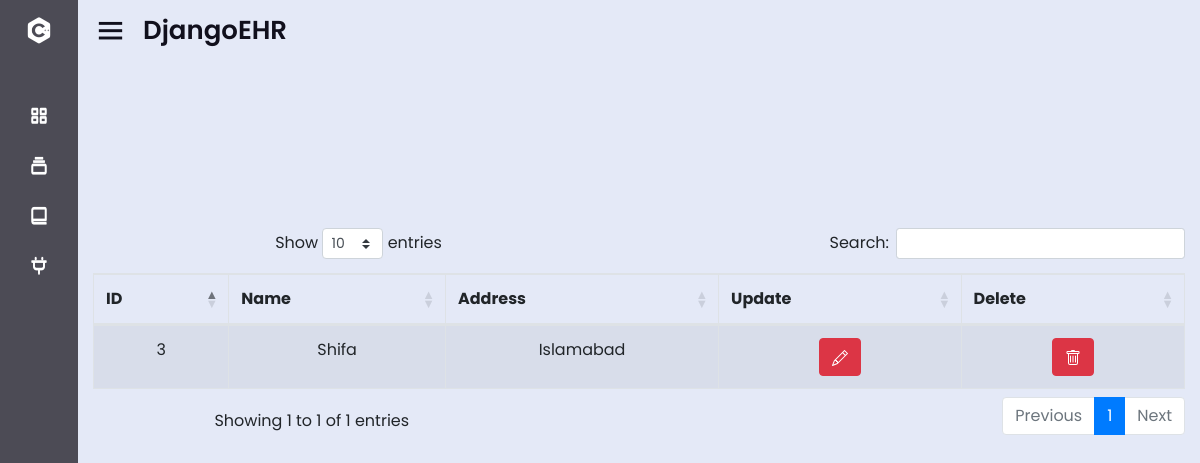
The app's page /hospitallist/, older data.
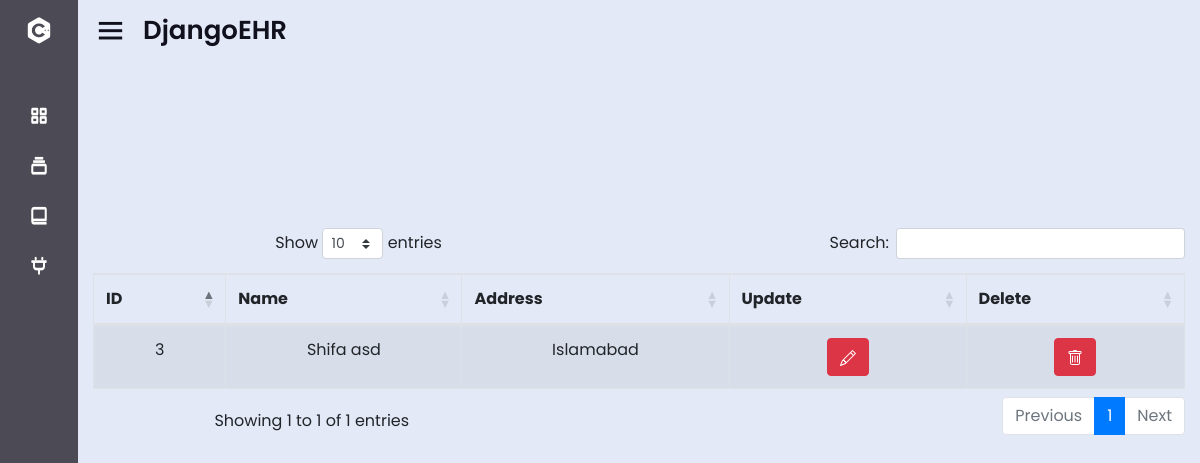
The same page, newer data.
### patient/models.py (models this page shows, shortened)
class Hospital(models.Model):
    id = models.AutoField(primary_key=True)
    name = models.CharField(max_length=100)
    address = models.TextField()

### patient/views.py (the view)
# urls.py: path("hospitallist/", views.hospitallist, name="hospitallist"),
def hospitallist(request):
    if request.method == "POST":
        form = HospitalForm(request.POST, instance=image)
        if form.is_valid():
            form.save()
    else:
        form = HospitalForm()
    information = Hospital.objects.all()
    return render(request, "patient/hospitallist.html", {"information":information, "form":form})

### patient/forms.py
class HospitalForm(forms.ModelForm):
    name = forms.CharField()
    address = forms.CharField()
    class Meta:
        model = Hospital
        fields = ["name", "address"]

### patient/templates/patient/hospitallist.html (shortened to what this page needs)
{% extends "patient/base.html" %}
{% block content %}
{% load crispy_forms_tags %}
{% load static %}
<link href="{% static 'css/jquery.toast.css' %}" rel="stylesheet">
<link href="https://cdnjs.cloudflare.com/ajax/libs/twitter-bootstrap/4.5.2/css/bootstrap.css" rel="stylesheet"/>
<link href="https://cdn.datatables.net/1.13.6/css/dataTables.bootstrap4.min.css" rel="stylesheet"/>
<br><br><br><br><br>
<br><br>
<div class="container" style="text-align:center">
    <table id="example" class="table table-striped table-bordered" style="width:100%">
        <thead>
            <tr style="text-align:center">
                <th>ID</th>
                <th>Name</th>
                <th>Address</th>
                <th>Update</th>
                <th>Delete</th>
            </tr>
        </thead>
        <tbody>
            {% for x in information %}
            <tr>
                <td>{{ x.id }}</td>
                <td>{{ x.name }}</td>
                <td>{{ x.address }}</td>
                <td>
                    <a href="javascript:void(0)" class="btn btn-danger edit-button preview" ></a>
                </td>
                <td>
                    <a href="delete/{{ x.id }}" class="btn btn-danger" id="deleteBtn{{ x.id }}"></a>
                </td>
            </tr>
            {% endfor %}
        </tbody>
    </table>
</div>
{% endblock %}

Row changes from the older to the newer data that the page shows:
changed Hospital "Islamabad": name "Shifa" → "Shifa asd"
